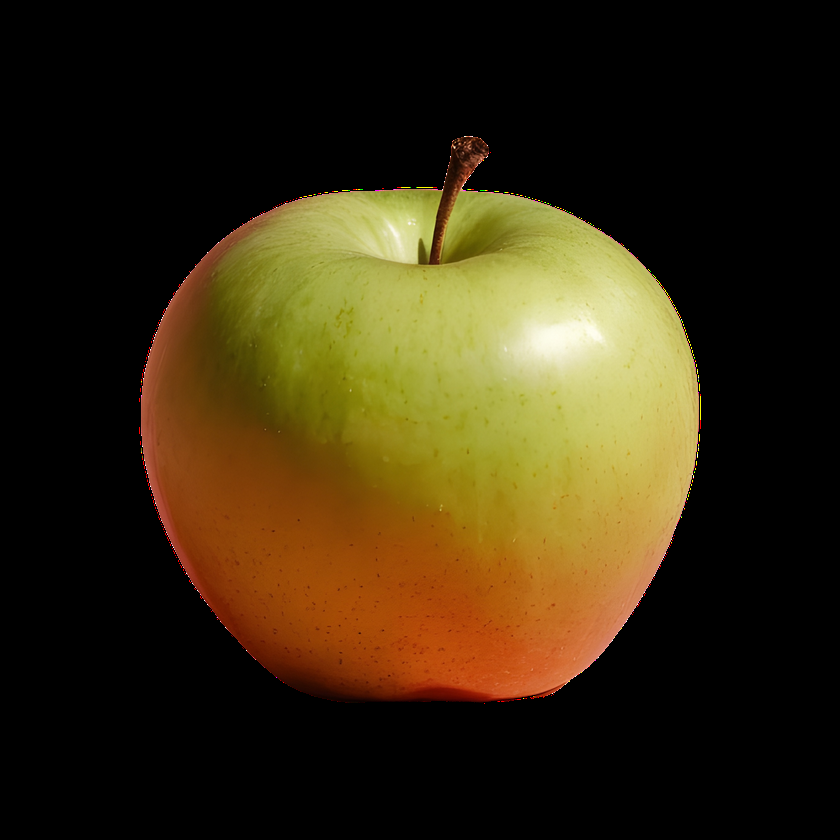
#> input picture apple1.png, 840 x 840 px, shrunk from 1920 x 1920 before the run
$ python flipping.py
#> lines starting #> are read from the running program, lines starting #| are printed output that depends on the picture
import numpy as np
import cv2

image = cv2.imread("apple1.png")
#> image is the input picture: shape (840, 840, 3); mean B, G, R 16.3, 42.4, 54.8
flipped = cv2.flip(image, 1)
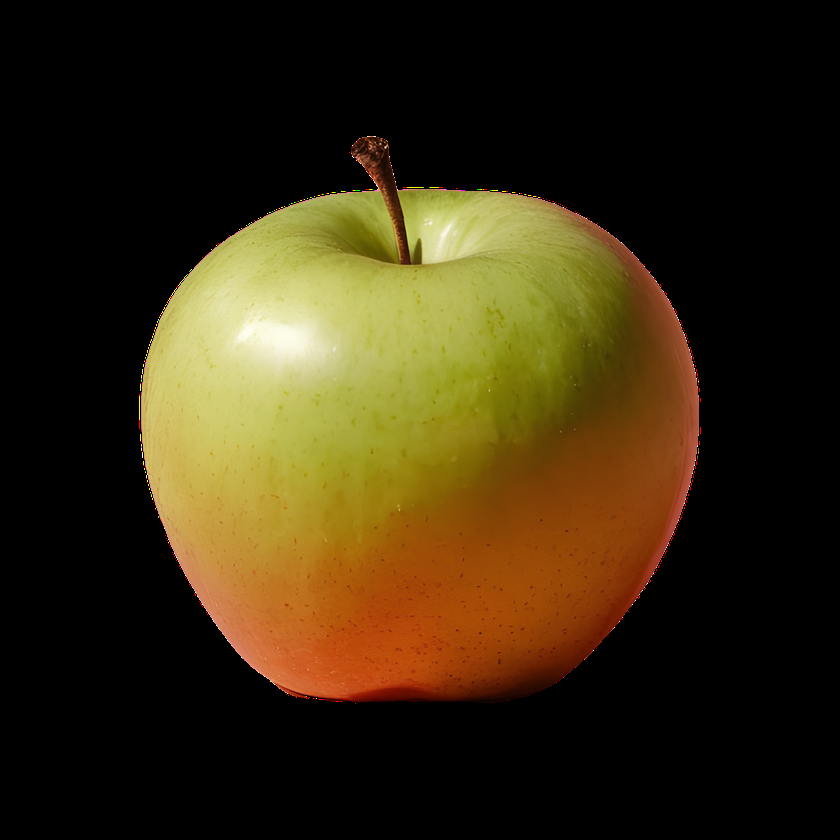
#> flipped: shape (840, 840, 3); mean B, G, R 16.3, 42.4, 54.8
cv2.imshow("Flipped Horizontally", flipped)
flipped = cv2.flip(image, 0)
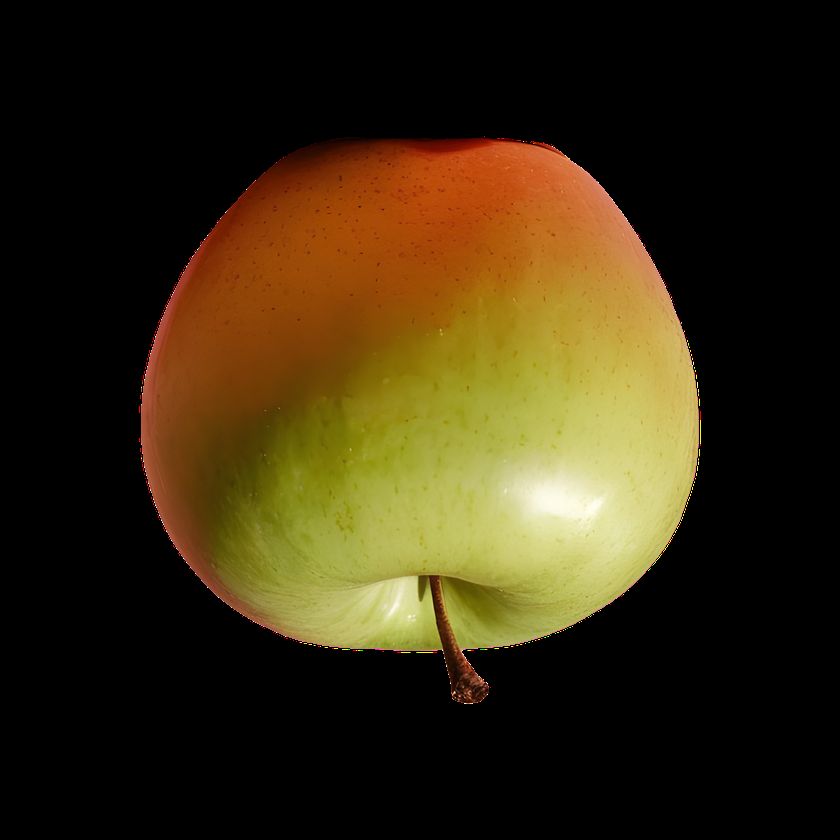
#> flipped: shape (840, 840, 3); mean B, G, R 16.3, 42.4, 54.8
cv2.imshow("Flipped Vertically", flipped)
flipped = cv2.flip(image, -1)
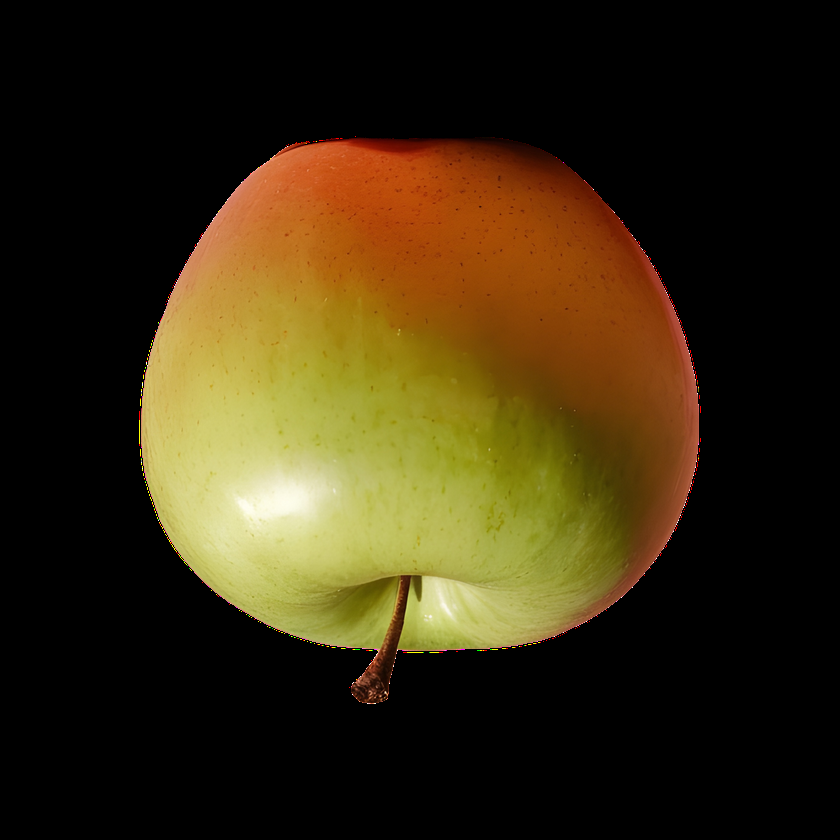
#> flipped: shape (840, 840, 3); mean B, G, R 16.3, 42.4, 54.8
cv2.imshow("Flipped Horizontally & Vertically", flipped)
cv2.waitKey(0)
